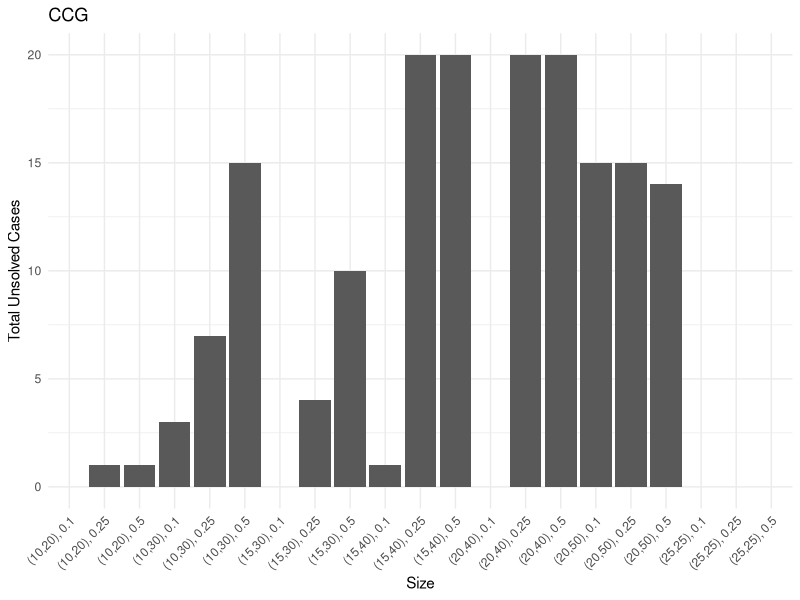
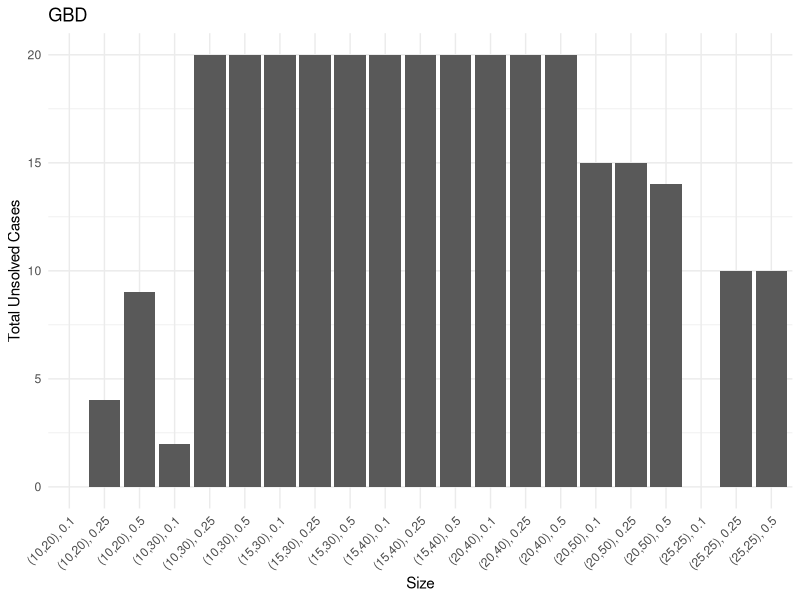
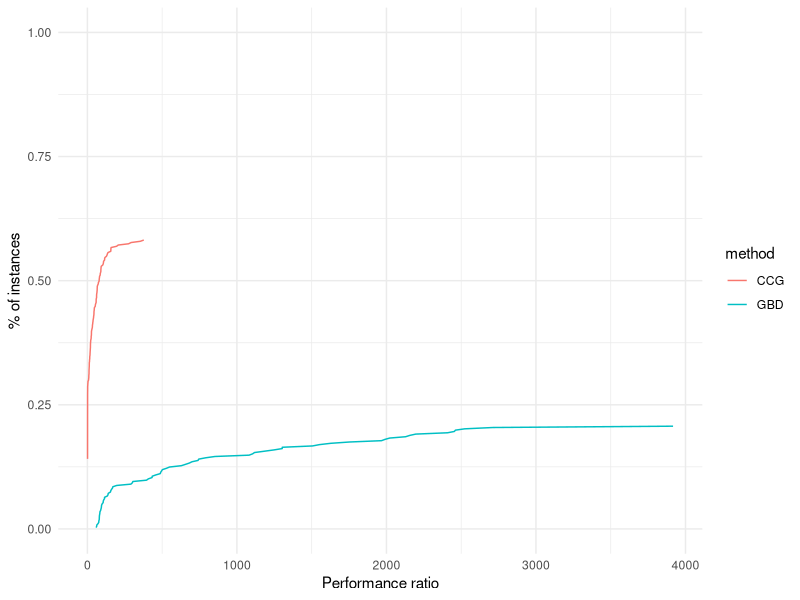
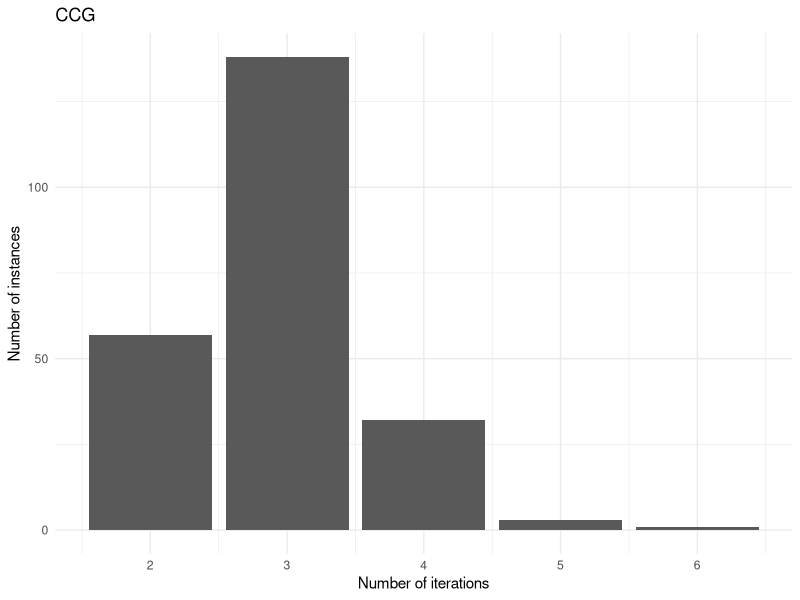
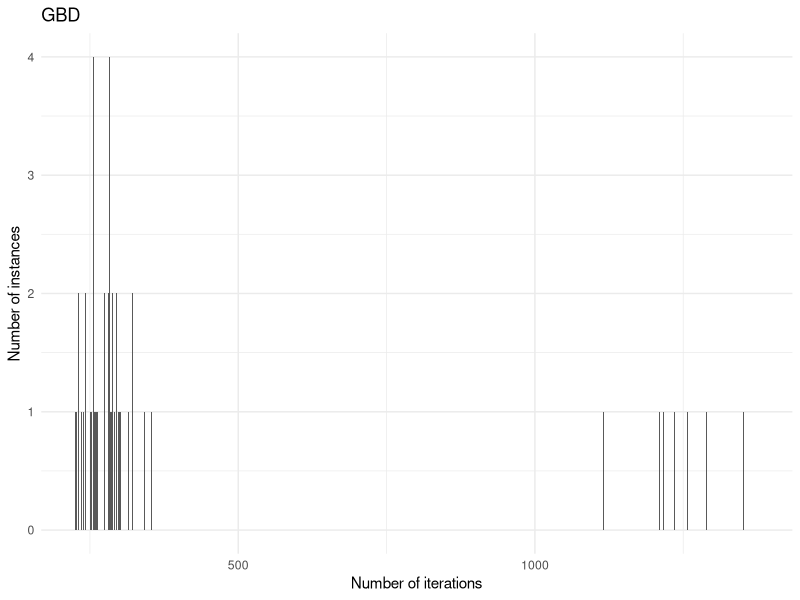
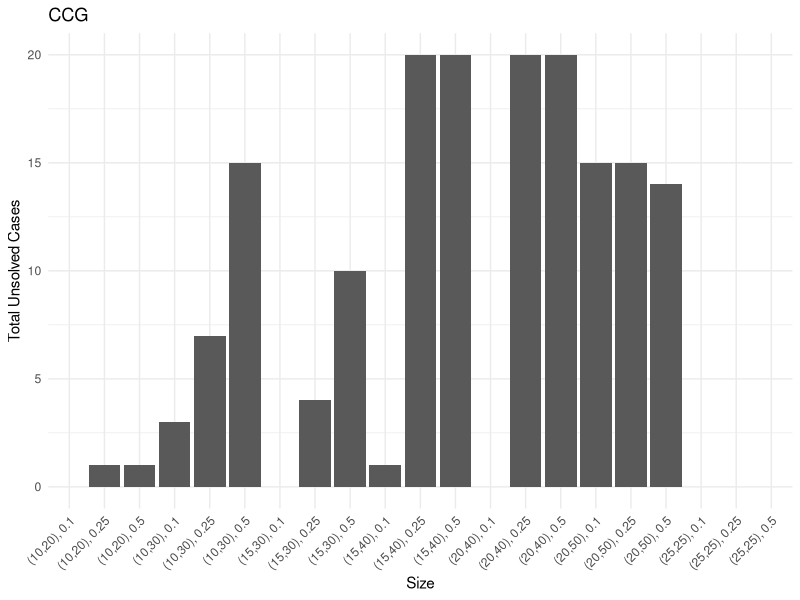
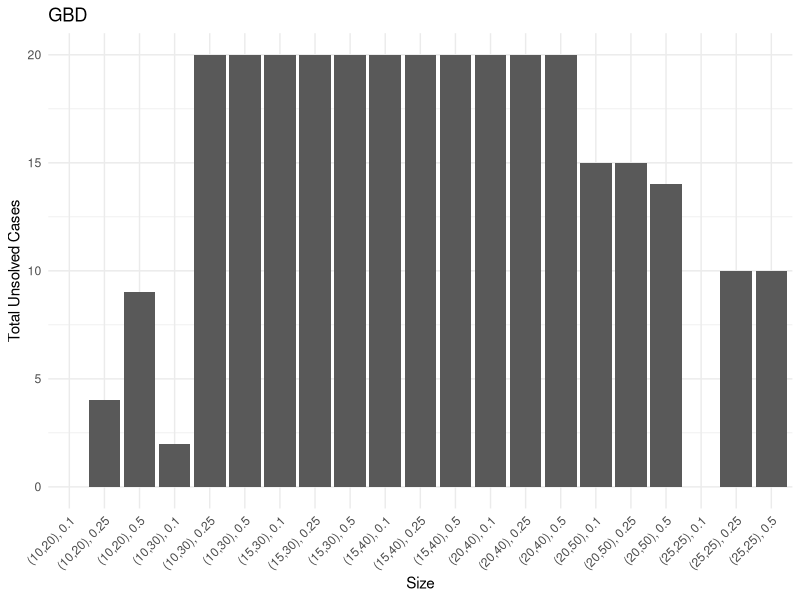
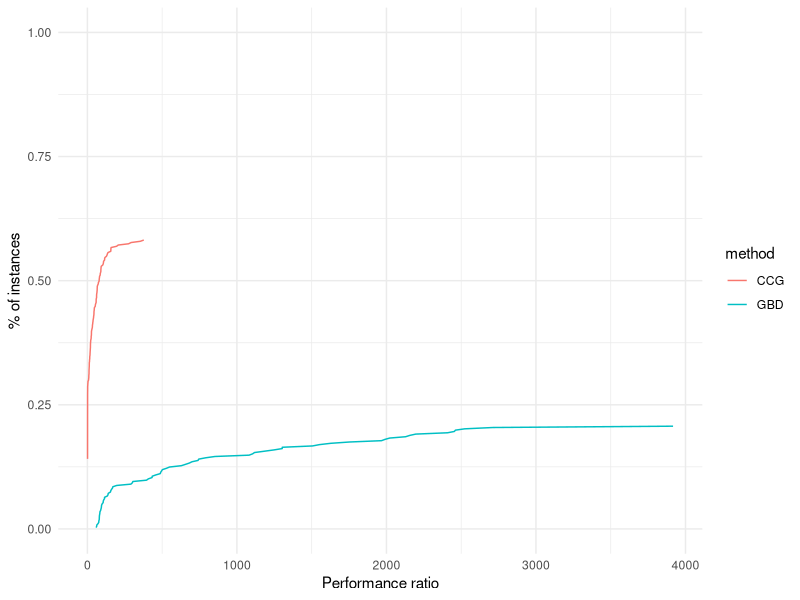

R code for these plots, in order:
## ---- chunk 1
library(rmarkdown)
library(kableExtra)
library(ggplot2)
suppressPackageStartupMessages(library(dplyr))
## ---- chunk 2
results = read.table("./results.csv", header = FALSE, sep = ',')
colnames(results) <- c("tag", "instance", "n_servers", "n_clients", "Gamma", "deviation", "time_limit", "method", "total_time", "master_time", "separation_time", "best_bound", "iteration_count", "fail")
results$tag = NULL
## ---- chunk 3
sum(results$fail)
## ---- chunk 4
results$p = results$Gamma / results$n_clients
results$p = ceiling(results$p / .05) * .05
## ---- chunk 5
results$size = paste0("(", results$n_servers, ",", results$n_clients, "), ", results$p)
## ---- chunk 6
#results = results[!(results$n_servers == 20 & results$n_clients == 50),]
#results = results[!(results$n_servers == 25 & results$n_clients == 25),]
## ---- chunk 7
time_limit = 7200

results$unsolved = results$total_time >= time_limit | results$fail
## ---- chunk 8
paged_table(results)
## ---- chunk 9
for (method in unique(results$method)) {
  
  # Sum of unsolved cases for each size
  sum_unsolved = results[results$method == method,] %>% group_by(size) %>% summarise(total_unsolved = sum(unsolved))
  
  # Create a bar plot
  p = ggplot(sum_unsolved, aes(x = size, y = total_unsolved)) +
    geom_bar(stat = "identity") +
    labs(x = "Size", y = "Total Unsolved Cases", title = method) +
    theme_minimal() +
    theme(axis.text.x = element_text(angle = 45, hjust = 1))
  
  ggsave(paste0("unsolved_", method, ".pdf"), plot = p, width = 10, height = 6)
  
  print(p)
}
## ---- chunk 10
add_performance_ratio = function(dataset, 
                                 criterion_column = "total_time",
                                 unsolved_column = "unsolved",
                                 instance_column = "instance",
                                 solver_column = "solver",
                                 output_column = "performance_ratio") {
  
  # Compute best score for each instance
  best = dataset %>%
    group_by(!!sym(instance_column)) %>%
    mutate(best_solver = min(!!sym(criterion_column)))
  
  # Compute performance ratio for each instance and solver
  result = best %>%
    group_by(!!sym(instance_column), !!sym(solver_column)) %>%
    mutate(!!sym(output_column) := !!sym(criterion_column) / best_solver) %>%
    ungroup()
  
  if (sum(result[,unsolved_column]) > 0) {
    result[result[,unsolved_column] == TRUE,output_column] = max(result[,output_column])
  }

  return (result)
}

plot_performance_profile = function(dataset,
                                    criterion_column,
                                    unsolved_column = "unsolved",
                                    instance_column = "instance",
                                    solver_column = "solver"
                                    ) {
  
  dataset_with_performance_ratios = add_performance_ratio(dataset,
                                                          criterion_column = criterion_column,
                                                          instance_column = instance_column,
                                                          solver_column = solver_column,
                                                          unsolved_column = unsolved_column)
  
  solved_dataset_with_performance_ratios = dataset_with_performance_ratios[!dataset_with_performance_ratios[,unsolved_column],]
  
  compute_performance_profile_point = function(method, data) {
    
    performance_ratios = solved_dataset_with_performance_ratios[solved_dataset_with_performance_ratios[,solver_column] == method,]$performance_ratio
    
    unscaled_performance_profile_point = ecdf(performance_ratios)(data)
    
    n_instances = sum(dataset[,solver_column] == method)
    n_solved_instances = sum(dataset[,solver_column] == method & !dataset[,unsolved_column])
    
    return( unscaled_performance_profile_point * n_solved_instances / n_instances )
  }
  
  perf = solved_dataset_with_performance_ratios %>%
    group_by(!!sym(solver_column)) %>%
    mutate(performance_profile_point = compute_performance_profile_point(unique(!!sym(solver_column)), performance_ratio))
  
  result = ggplot(data = perf, aes(x = performance_ratio, y = performance_profile_point, color = !!sym(solver_column))) +
              geom_line()
  
  return (result)
}

## ---- chunk 11
performance_profile = plot_performance_profile(results, criterion_column = "total_time", solver_column = "method") +
  labs(x = "Performance ratio", y = "% of instances") +
  scale_y_continuous(limits = c(0, 1)) +
  theme_minimal()
print(performance_profile)
ggsave("performance_profile.pdf", plot = performance_profile)
## ---- chunk 12
results_solved = results %>%
  filter(total_time < time_limit) %>%
  group_by(method, n_servers, n_clients, p, deviation) %>%
  summarize(
    solved = n(),
    total_time = mean(total_time),
    master_time = mean(master_time),
    separation_time = mean(separation_time),
    solved_iteration_count = mean(iteration_count),
    .groups = "drop"
  ) %>%
  ungroup()
## ---- chunk 13
results_unsolved <- results %>%
  filter(total_time >= time_limit) %>%
  group_by(method, n_servers, n_clients, p, deviation) %>%
  summarize(
    unsolved = n(),
    unsolved_iteration_count = mean(iteration_count),
    .groups = "drop"
  ) %>%
  ungroup()

## ---- chunk 14
final_result <- merge(results_solved, results_unsolved, by = c("method", "n_servers", "n_clients", "p", "deviation"), all = TRUE)
## ---- chunk 15
final_result[is.na(final_result)] = 0
## ---- chunk 16
knitr::kable(final_result, 
               digits = c(0, 0, 2, 2, 2, 0, 2, 2, 2, 2, 0, 2), 
               col.names = c("Method", "|V_1|", "|V_2|", "p", "dev", "Count", "Total", "Master", "Sepatation", "# Iter", "Count", "# Iter"),
               caption = "Summary table"
             ) %>%
      kable_classic() %>%
      add_header_above(c(" " = 5, "Solved instances" = 5, "Unsolved instances" = 2)
)
## ---- chunk 17
for (method in unique(results$method)) {
  
  p = ggplot(results[results$method == method & results$unsolved == FALSE,], aes(x = iteration_count)) +
    geom_bar() +
    labs(
      title = method,
      x = "Number of iterations",
      y = "Number of instances"
    ) +
    theme_minimal()
    
  print(p) 
}
